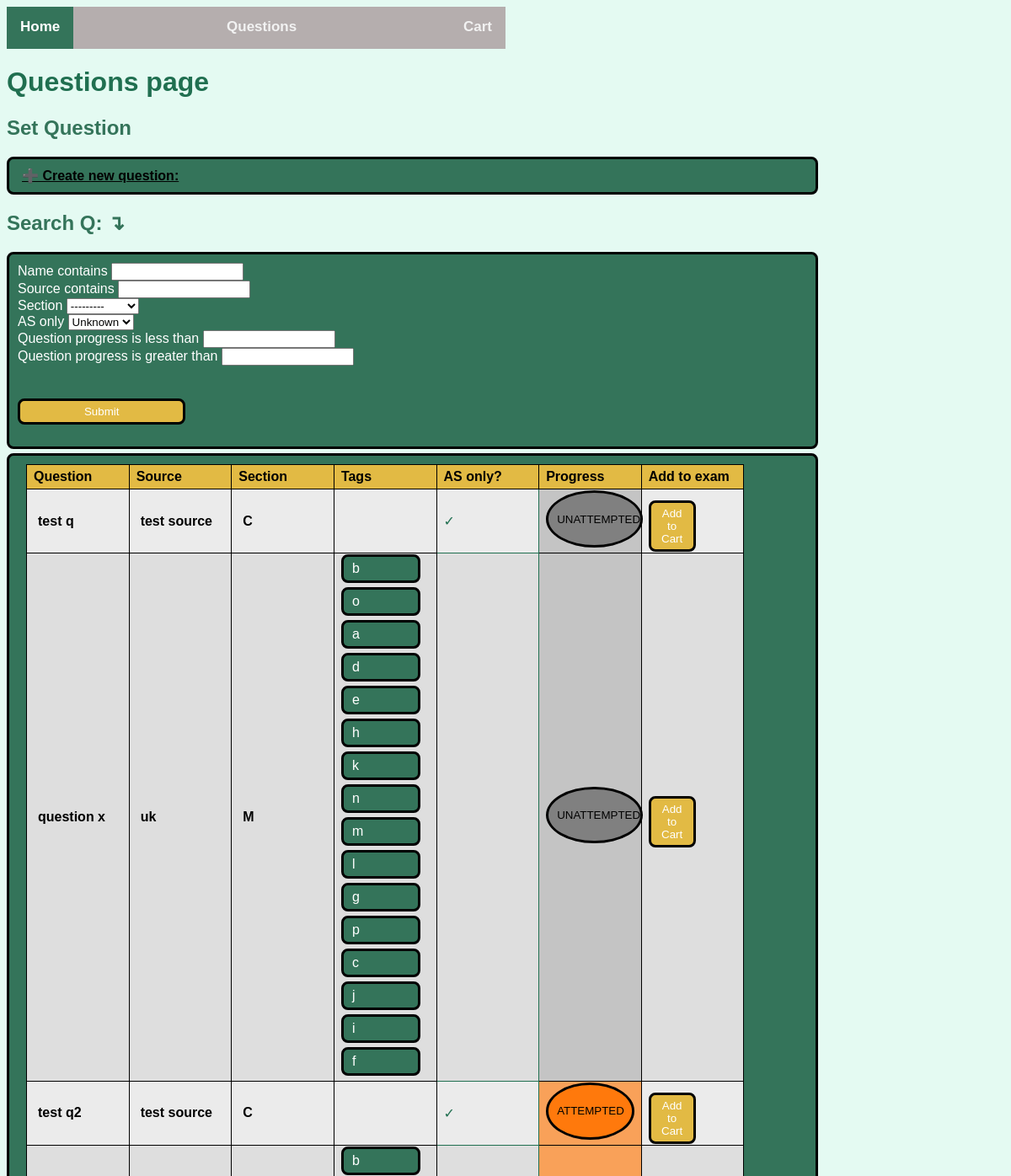
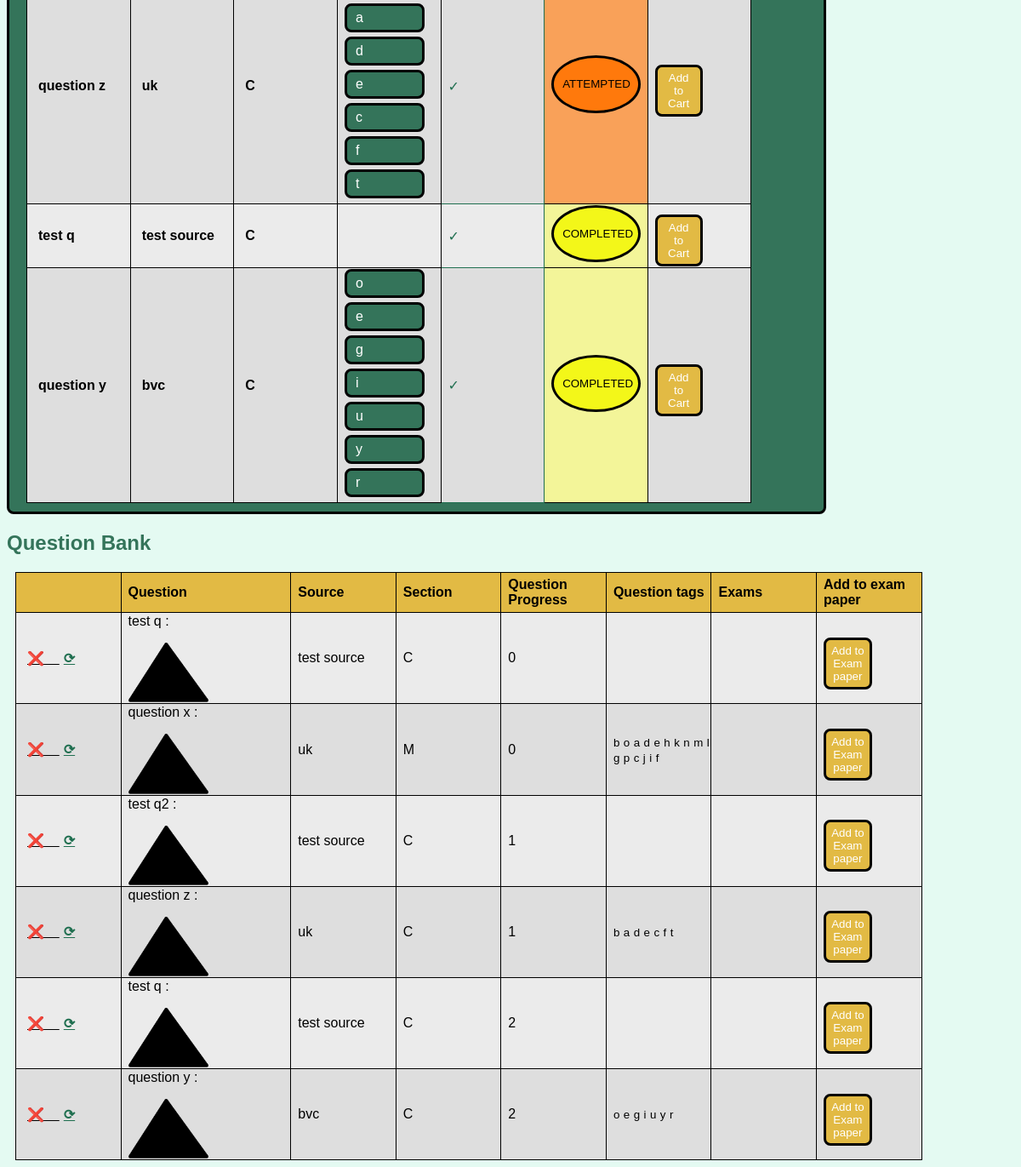
/questions/, run on an earlier commit of the app's database (2 pictures, top to bottom).
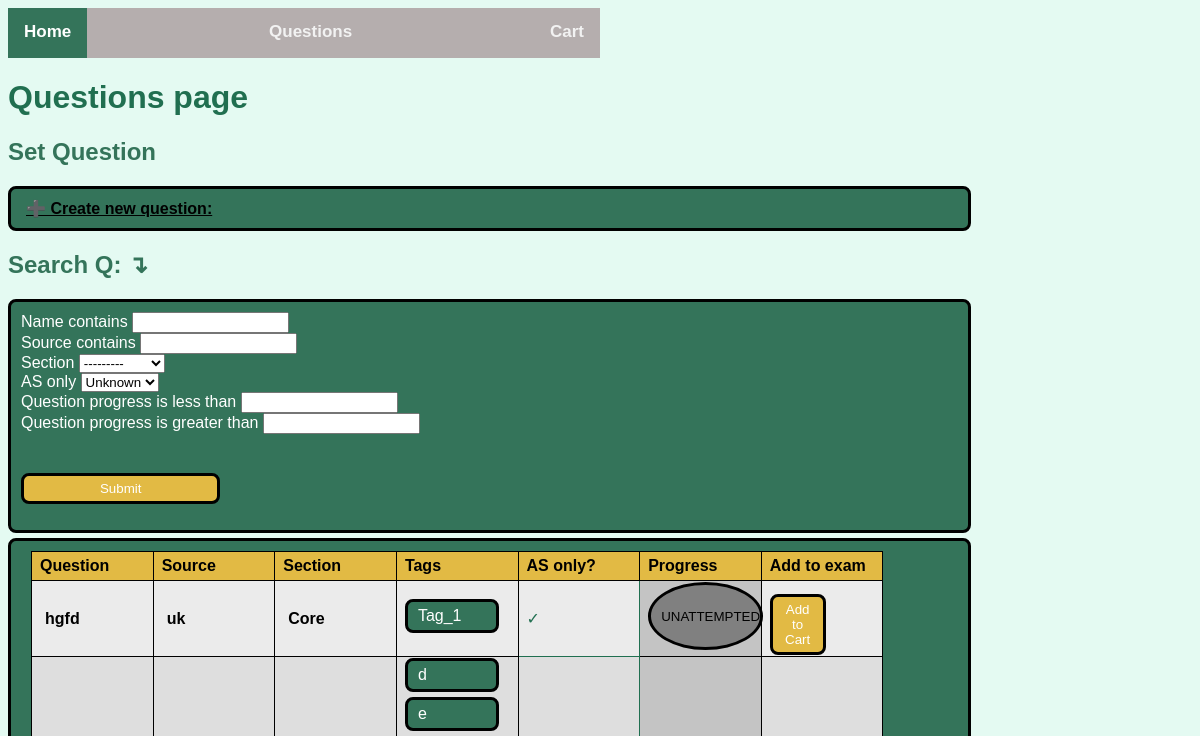
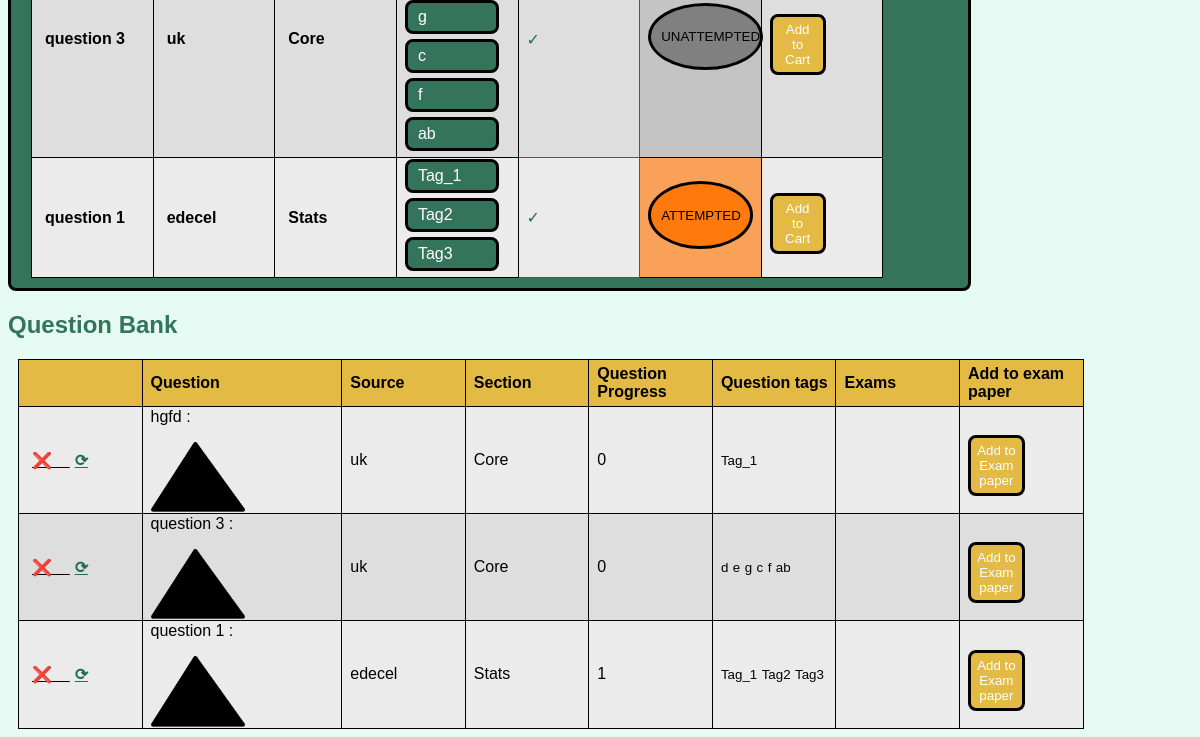
And on a later commit of the database (2 pictures, top to bottom).
### EB_app/models.py (models this page shows, shortened)
class Question(models.Model):
  name = models.CharField(unique=False, max_length=200)
  source = models.CharField(unique=False, max_length=200)
  Section_choices = [("Core","Core"),("Stats","Stats"),("Mechanics","Mechanics"),]
  section = models.CharField(default = "Core", max_length=10, choices= Section_choices)
  tags = TaggableManager()
  AS_only = models.BooleanField(default = True)
  marks =  models.IntegerField(null = True, blank = True, default = 3)
  question_progress = models.IntegerField(default = 0)
  publish_year = models.DateTimeField()
  digital = models.BooleanField(default = False)
  image = models.ImageField(null = True, blank = True)
  class Meta:
    ordering = ["question_progress"]

### EB_app/views.py (the view)
# urls.py: path("questions/", views.QuestionsView, name = 'questions'), #name=''questions'' consistent with base template nav bar
def QuestionsView(request):
    questions = Question.objects.all()
    question_filter = QuestionFilter(request.GET, queryset= questions) #applies QuestionFilter to query set
    context ={
        'questions': questions,
        'question_filter': question_filter
    }
    return render(request, "EB_app/questions.html", context)

### EB_app/templates/EB_app/questions.html (shortened to what this page needs)
{% extends "EB_app/base.html" %}
{% load static %}
{% load crispy_forms_tags %}
{% block head %}
  <link rel="stylesheet" href = "{% static 'EB_app/style.css' %}">
{% endblock %}
{% block content %}
 <h1>Questions page</h1>
 <h2>Set Question</h2>
 <container>
    <a href="{% url "create_question" %}" > ➕ Create new question:  </a>
 </container>
 <h2>Search Q: ↴ </h2>
 <container>
  <form method = "get">
    {{ question_filter.form|crispy}}
    <button type ="submit" class="yellow_button"> Submit</button>
  </form>
 </container>
 <container>
   <table>
   <thead>
    <tr>
      <th>Question</th>
      <th>Source</th>
      <th>Section</th>
      <th>Tags</th>
      <th>AS only?</th>
      <th>Progress</th>
      <th>Add to exam</th>
    </tr>
  </thead>
  <tbody>
    {% for question in question_filter.qs %}
      <tr>
        <td>
          <a>{{ question.name}}</a>
        </td>
        <td>
            <a>{{ question.source}}</a>
        </td>
        <td>
            <a>{{ question.section}}</a>
        </td>
        <td>
            {% for tag in question.tags.all %}
            <small_container>{{ tag }}</small_container>
            {% endfor %}
        </td>
        <td id="green_tick">
          {% if question.AS_only == True %}
          ✓
         {% endif %}
        </td>
        {% if question.question_progress == 0 %}
        <td id="zero_progress_cell">
        <container id="zero_progress">
        <p>UNATTEMPTED</p>
        </container>
        </td>
        {% elif question.question_progress == 1 %}
          <td id="one_progress_cell" >
            <container id="one_progress">
             <p>ATTEMPTED</p>
            </container>
          </td>
        {% elif question.question_progress == 2 %}
          <td id="two_progress_cell">
            <container  id="two_progress">
             <p>COMPLETED</p>
            </container>
          </td>
        {% else %}
          <td id="three_progress_cell">
            <container  id="three_progress">
             <p>REPEATED</p>
            </container>
          </td>
        {% endif %}
        <td>
          <button data-question="{{question.id}}" data-action="add" class="btn btn-outline-secondary add-btn update-cart">Add to Cart</button>
       </td>
      </tr>
      {% endfor %}
  </tbody>
  </table>
 </container>
 <h2>Question Bank</h2>
    <table class="questions-table">
      <thead>
        <tr>
          <th></th>
          <th class="wide_th">Question</th>
          <th>Source</th>
          <th>Section</th>
          <th>Question Progress</th>
          <th>Question tags</th>
          <th>Exams</th>
          <th>Add to exam paper</th>
        </tr>
      </thead>
      <tbody>
        {% for question in questions %}
          <tr>
            <td>
                <a href="{% url "delete_question" question.id %}" > ❌ &nbsp&nbsp </a>
                <a style="color: #206f50" href="{% url "update_question" question.id %}" >⟳ </a>
            </td>
            <td>
              {{ question.name}} :
              {% if question.image %}
              <img class="thumbnail" src="{{question.image.url}}">
            {% else %}
              <img class="thumbnail" src="{% static 'images/placeholder.png' %}">
            {% endif %}
            </td>
            <td>
                {{ question.source}}
            </td>
            <td>
              {{ question.section}}
            </td>
            <td>
              {{ question.question_progress}}
            </td>
            <td>
               {% for tag in question.tags.all %}
                <small>{{ tag }}</small>
                {% endfor %}
            </td>
            <td>
           </td>
           <td>
            <button data-question="{{question.id}}" data-action="add" class="btn btn-outline-secondary add-btn update-cart">Add to Exam paper</button>
         </td>
          </tr>
          {% endfor %}
        </tbody>
      </table>
{% endblock %}

What changed in the data, as far as the page shows it:
removed Question: name "test q", source "test source", section "C", shows "UNATTEMPTED", question_progress "0"
removed Question: name "question x", source "uk", section "M", shows "UNATTEMPTED", question_progress "0", Tag (name "d"), Tag (name "e"), Tag (name "g"), Tag (name "c"), Tag (name "f")
no longer on this page (row unchanged): Tag: name "b"
no longer on this page (row unchanged): Tag: name "o"
no longer on this page (row unchanged): Tag: name "a"
no longer on this page (row unchanged): Tag: name "h"
no longer on this page (row unchanged): Tag: name "k"
no longer on this page (row unchanged): Tag: name "n"
no longer on this page (row unchanged): Tag: name "m"
no longer on this page (row unchanged): Tag: name "l"
no longer on this page (row unchanged): Tag: name "p"
no longer on this page (row unchanged): Tag: name "j"
no longer on this page (row unchanged): Tag: name "i"
removed Question: name "test q2", source "test source", section "C", shows "ATTEMPTED", question_progress "1"
removed Question: name "question z", source "uk", section "C", shows "ATTEMPTED", question_progress "1", Tag (name "d"), Tag (name "e"), Tag (name "c"), Tag (name "f")
no longer on this page (row unchanged): Tag: name "t"
removed Question: name "test q", source "test source", section "C", shows "COMPLETED", question_progress "2"
removed Question: name "question y", source "bvc", section "C", shows "COMPLETED", question_progress "2", Tag (name "e"), Tag (name "g")
no longer on this page (row unchanged): Tag: name "u"
no longer on this page (row unchanged): Tag: name "y"
no longer on this page (row unchanged): Tag: name "r"
added Question: name "hgfd", source "uk", section "Core", shows "UNATTEMPTED", question_progress "0"
added Tag: name "Tag_1"
added Question: name "question 3", source "uk", section "Core", shows "UNATTEMPTED", question_progress "0", Tag (name "d"), Tag (name "e"), Tag (name "g"), Tag (name "c"), Tag (name "f")
added Tag: name "ab"
added Question: name "question 1", source "edecel", section "Stats", shows "ATTEMPTED", question_progress "1"
added Tag: name "Tag2"
added Tag: name "Tag3"
